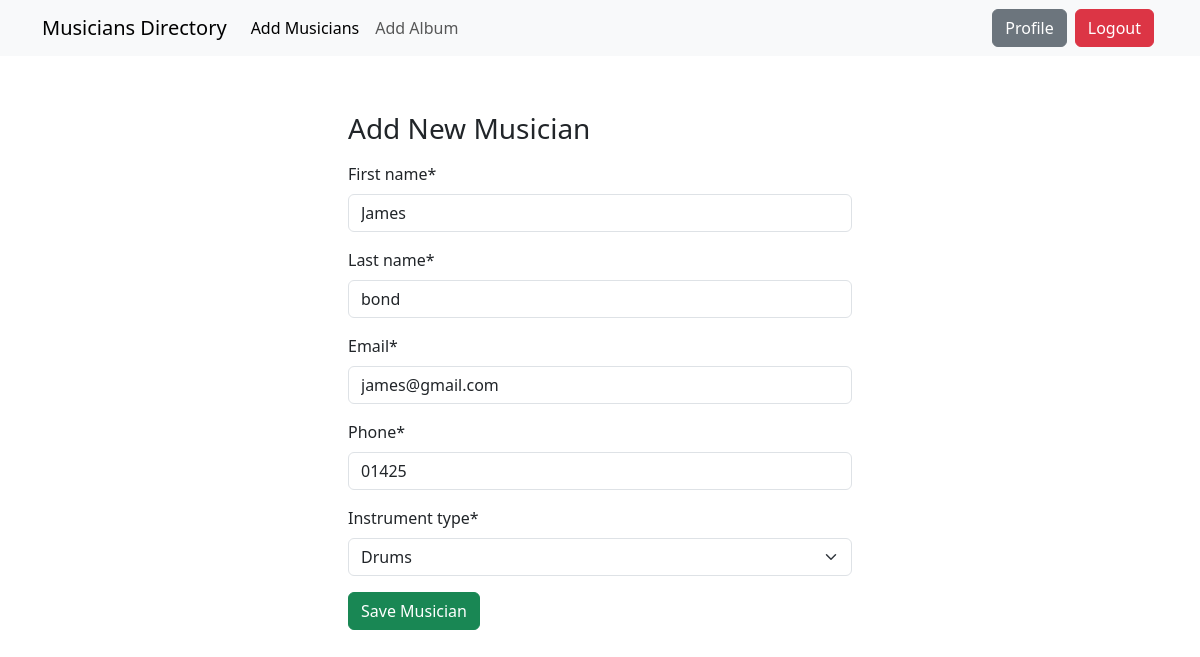
The app's page /musician/edit/9 (signed in) with its own data.
### musician/models.py (models this page shows, shortened)
class MusiciansModel(models.Model):
    first_name = models.CharField(max_length=50)
    last_name = models.CharField(max_length=50)
    email = models.EmailField()
    phone = models.CharField(max_length=11)
    instruments = [
        ('Violin', 'Violin'),
        ('Guitar', 'Guitar'),
        ('Drums', 'Drums'),
        ('Keyboard', 'Keyboard')
    ]
    instrument_type = models.CharField(choices=instruments, max_length=8)

### musician/views.py (the view)
# urls.py: path('edit/<int:id>', views.UpdateMusicianView.as_view(), name ='edit_Musician'),
@method_decorator(login_required, name='dispatch')
class UpdateMusicianView(UpdateView):
    model = MusiciansModel
    form_class = MusiciansForm
    template_name = 'musician/add_Musician.html'
    pk_url_kwarg = 'id'
    success_url = reverse_lazy('index')

### musician/forms.py
class MusiciansForm(forms.ModelForm):
    class Meta:
        model = MusiciansModel
        fields = '__all__'

### musician/templates/musician/add_Musician.html (shortened to what this page needs)
{% extends "base.html" %}
{% block content %}
{% load crispy_forms_tags %}
<div class="w-50 p-5 m-auto">
    <h3 class="py-2">Add New Musician </h3>
    <form method='post' action=''>
        {{form | crispy}}
        <button class="btn btn-success">Save Musician</button>
    </form>
</div>
{% endblock content %}

### records on screen
MusiciansModel: first_name "James", last_name "bond", email "james@gmail.com", phone "01425", instrument_type "Drums"
